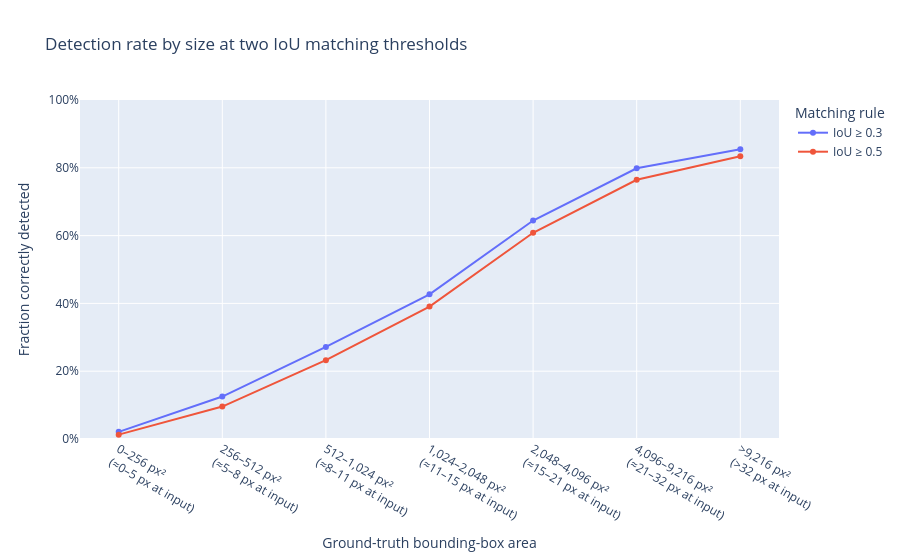

The cell this chart's notebook holds for it:
### Markdown cell above
## 10. Sensitivity check: does the IoU threshold create the size effect?

IoU is harsh on small boxes: a prediction that is off by 3 pixels barely changes the IoU of a large car, but can push a tiny pedestrian below 0.5. Part of the "small objects are missed" pattern could therefore come from **our matching rule**, not from the model. We re-run the matching at **IoU ≥ 0.3** and compare.

If small objects are still detected much less often at 0.3, the size effect is real model behaviour. If the gap shrinks a lot, YOLO often *finds* small objects but **localises** them imprecisely, which is a different kind of failure.

### Code cell
SENSITIVITY_IOUS = [0.3, 0.5]
sens_rows = []
for thr in SENSITIVITY_IOUS:
    res = pd.concat([match_one_image(g, pred[pred["image"] == image_id], iou_thr=thr)
                     for image_id, g in gt.groupby("image")], ignore_index=True)
    res["detected"] = res["status"] == "Detected"
    res["size_bin"] = pd.cut(res["area_px"], SIZE_BINS, labels=labels)
    rates = res.groupby("size_bin", observed=False)["detected"].agg(detection_rate="mean", n_objects="size").reset_index()
    sens_rows.append(rates.assign(iou_threshold=f"IoU ≥ {thr}"))
    print(f"IoU ≥ {thr}: overall detection rate {res['detected'].mean():.1%}")

sens = pd.concat(sens_rows, ignore_index=True)
fig = px.line(sens, x="size_bin", y="detection_rate", color="iou_threshold", markers=True,
              hover_data=["n_objects"], category_orders={"size_bin": labels},
              title="Detection rate by size at two IoU matching thresholds",
              labels={"size_bin": "Ground-truth bounding-box area", "detection_rate": "Fraction correctly detected",
                      "iou_threshold": "Matching rule"})
fig.update_yaxes(range=[0, 1], tickformat=".0%")
fig.show()
display(sens.pivot(index="size_bin", columns="iou_threshold", values="detection_rate").round(3))

### Figure 1 — Plotly figure (JSON) as saved in the notebook; plotly's stock layout.template omitted (floating-point values rounded to 4 significant figures)
{"data": [{"customdata": [[11367], [6828], [6530], [4955], [2781], [1811], [935]], "hovertemplate": "Matching rule=IoU ≥ 0.3<br>Ground-truth bounding-box area=%{x}<br>Fraction correctly detected=%{y}<br>n_objects=%{customdata[0]}<extra></extra>", "legendgroup": "IoU ≥ 0.3", "line": {"color": "#636efa", "dash": "solid"}, "marker": {"symbol": "circle"}, "mode": "lines+markers", "name": "IoU ≥ 0.3", "orientation": "v", "showlegend": true, "type": "scatter", "x": ["0–256 px²<br>(≈0–5 px at input)", "256–512 px²<br>(≈5–8 px at input)", "512–1,024 px²<br>(≈8–11 px at input)", "1,024–2,048 px²<br>(≈11–15 px at input)", "2,048–4,096 px²<br>(≈15–21 px at input)", "4,096–9,216 px²<br>(≈21–32 px at input)", ">9,216 px²<br>(>32 px at input)"], "xaxis": "x", "y": [0.02103, 0.1252, 0.2717, 0.4268, 0.6444, 0.7985, 0.8545], "yaxis": "y"}, {"customdata": [[11367], [6828], [6530], [4955], [2781], [1811], [935]], "hovertemplate": "Matching rule=IoU ≥ 0.5<br>Ground-truth bounding-box area=%{x}<br>Fraction correctly detected=%{y}<br>n_objects=%{customdata[0]}<extra></extra>", "legendgroup": "IoU ≥ 0.5", "line": {"color": "#EF553B", "dash": "solid"}, "marker": {"symbol": "circle"}, "mode": "lines+markers", "name": "IoU ≥ 0.5", "orientation": "v", "showlegend": true, "type": "scatter", "x": ["0–256 px²<br>(≈0–5 px at input)", "256–512 px²<br>(≈5–8 px at input)", "512–1,024 px²<br>(≈8–11 px at input)", "1,024–2,048 px²<br>(≈11–15 px at input)", "2,048–4,096 px²<br>(≈15–21 px at input)", "4,096–9,216 px²<br>(≈21–32 px at input)", ">9,216 px²<br>(>32 px at input)"], "xaxis": "x", "y": [0.01284, 0.09564, 0.2326, 0.3907, 0.6084, 0.7648, 0.8342], "yaxis": "y"}], "layout": {"legend": {"title": {"text": "Matching rule"}, "tracegroupgap": 0}, "title": {"text": "Detection rate by size at two IoU matching thresholds"}, "xaxis": {"anchor": "y", "categoryarray": ["0–256 px²<br>(≈0–5 px at input)", "256–512 px²<br>(≈5–8 px at input)", "512–1,024 px²<br>(≈8–11 px at input)", "1,024–2,048 px²<br>(≈11–15 px at input)", "2,048–4,096 px²<br>(≈15–21 px at input)", "4,096–9,216 px²<br>(≈21–32 px at input)", ">9,216 px²<br>(>32 px at input)"], "categoryorder": "array", "domain": [0, 1], "title": {"text": "Ground-truth bounding-box area"}}, "yaxis": {"anchor": "x", "domain": [0, 1], "range": [0, 1], "tickformat": ".0%", "title": {"text": "Fraction correctly detected"}}}}
